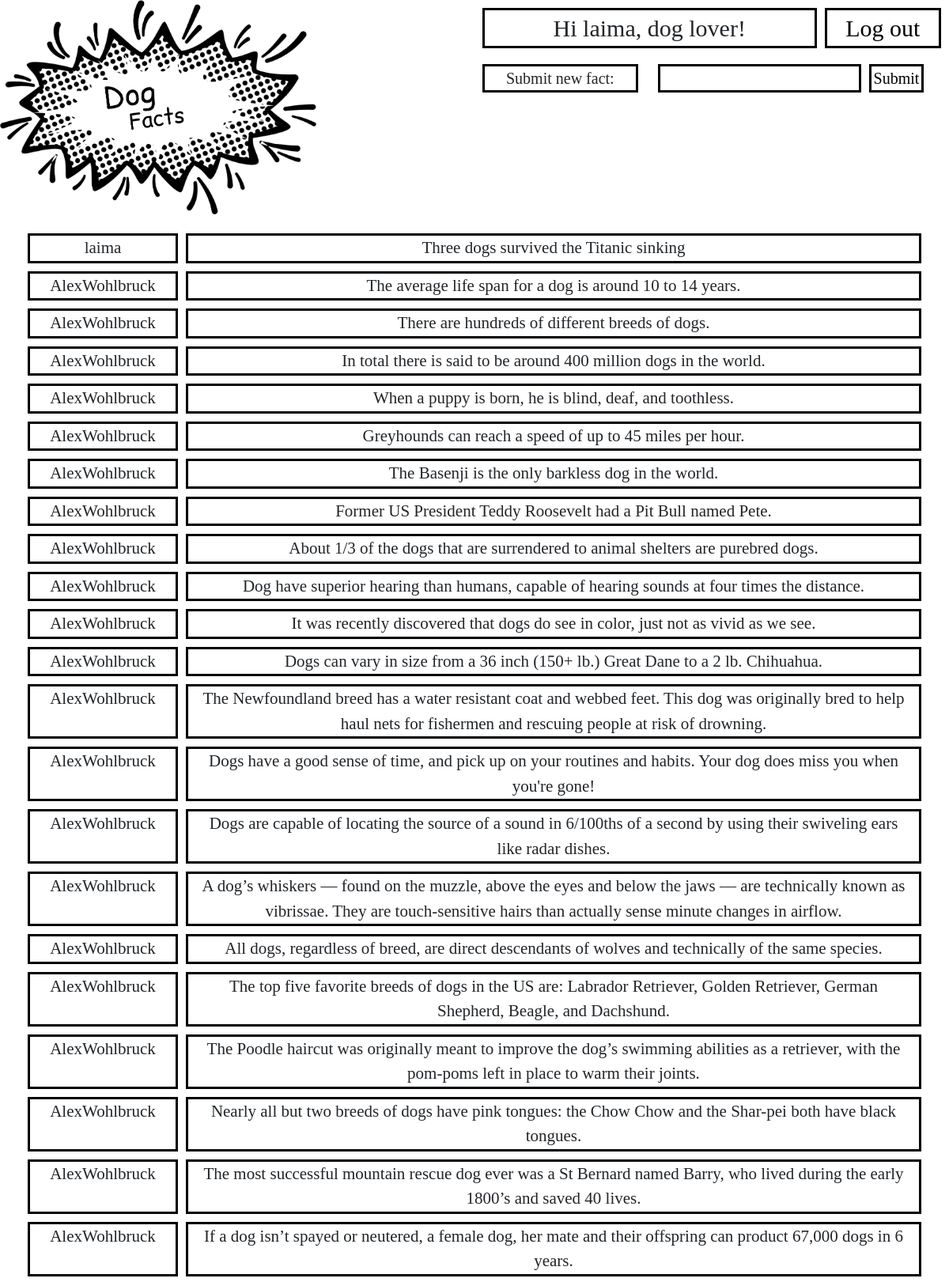
The app's page /facts (signed in, upper part) with its own data.
### facts/models.py (models this page shows, shortened)
class Fact(models.Model):
    text = models.TextField()
    DOG = "Dog"
    types = [(DOG, "dog"),]
    type = models.CharField(choices=types, default=DOG, max_length=255)
    user = models.ForeignKey(get_user_model(), on_delete=models.CASCADE)

### facts/views.py (the view)
# urls.py: path('facts', morefacts, name='morefacts'),
def morefacts(request):
    all_facts = Fact.objects.all().order_by('-id')
    context = {
        'facts':all_facts,
    }
    return render(request, 'facts.html', context)

### templates/facts.html (shortened to what this page needs)
{% extends 'base.html' %}
{% block content %}
    <div class="container" style="margin-top:30px;">
        {% for fact in facts %}
        <div class="row">
            <div class="col-2" style="margin:5px; border: 3px solid black; background-color:white; text-align:center">
                <p style="margin: auto; font-size:21px">{{fact.user}}</p>
            </div>
            <div class="col" style="margin:5px; border: 3px solid black; background-color:white; text-align:center">
                <p style="margin: auto; font-size:21px">{{fact.text}}</p>
            </div>
        </div>
        {% endfor %}
    </div>
{% endblock content %}

### templates/base.html (shortened to what this page needs)
<!DOCTYPE html>
{% load static %}
<html>
    <head>
        <link href="{% static 'bootstrap-4.4.1-dist/css/bootstrap.css' %}" rel="stylesheet">
        <link href="{% static 'css/base.css' %}" rel="stylesheet">
        <body >
            <div class="container logo-container" id="logo-container">
                <div class="row logo-row" id="logo-row">
                    <div class="col logo-col" id="logo-col">
                        <img id="logo-image" src="{% static 'facts/logo-new.png' %}" onclick="onClickLogoImage()">
                    </div>
                    <div class="col d-none" id="welcome-col">
                        {% if user.is_authenticated %}
                        <div class="row" style="margin-top:2%; margin:0px; padding:5px;">
                            <div class="col" style="margin:5px; border: 3px solid black; background-color:white;">
                                <p id="welcome" style="text-align:center; margin:0px;">Hi {{ user.username }}, dog lover!</p>
                            </div>
                            <div class="col-3" style="margin: 5px; border: 3px solid black; background-color:white;">
                                <p id="log-out-button" style="margin:0px;"><a href="{% url 'logout' %}">Log out</a></p>
                            </div>
                        </div>
                        <div class="row" style="margin-top: 2%; margin:0px; padding:5px;">
                            <div class="col-4" style="margin: 5px; border: 3px solid black; background-color:white;">
                                <p id="welcome" style="margin:0px; text-align:center; font-size: 20px;">Submit new fact:</p>
                            </div>
                            <div class="col" style="margin: 5px;">
                                <form action="{% url 'addFact' %}" style="margin:0px; padding:0px; font-size: 20px;" method="POST">
                                        <input type="text" name="new_fact" id="new_fact" autocomplete="off" style="width:75%; border:3px solid black; margin:0px; margin-right:5px; padding:0px; font-size: 20px;" required>
                                        <button type="submit" style="width:20%; border:3px solid black; margin:0px; padding:0px; background-color:white; text-align:center; font-size: 20px;">Submit</button>
                                </form>
                            </div>
                        </div>
                        {% endif %}
                    </div>
                </div>
            </div>
            <main>
                {% block content %}
                {% endblock content %}
            </main>
        </body>
    </head>
</html>

### static/css/base.css (style rules this page uses)
body { font-family: SequentialistBB, cursive; font-size: 2.5vw; }

### records on screen
Fact: user "laima", text "Three dogs survived the Titanic sinking"
Fact: user "AlexWohlbruck", text "The average life span for a dog is around 10 to 14 years."
Fact: user "AlexWohlbruck", text "There are hundreds of different breeds of dogs."
Fact: user "AlexWohlbruck", text "In total there is said to be around 400 million dogs in the world."
Fact: user "AlexWohlbruck", text "When a puppy is born, he is blind, deaf, and toothless."
Fact: user "AlexWohlbruck", text "Greyhounds can reach a speed of up to 45 miles per hour."
Fact: user "AlexWohlbruck", text "The Basenji is the only barkless dog in the world."
Fact: user "AlexWohlbruck", text "Former US President Teddy Roosevelt had a Pit Bull named Pete."
Fact: user "AlexWohlbruck", text "About 1/3 of the dogs that are surrendered to animal shelters are purebred dogs."
Fact: user "AlexWohlbruck", text "Dog have superior hearing than humans, capable of hearing sounds at four times the distance."
Fact: user "AlexWohlbruck", text "It was recently discovered that dogs do see in color, just not as vivid as we see."
Fact: user "AlexWohlbruck", text "Dogs can vary in size from a 36 inch (150+ lb.) Great Dane to a 2 lb. Chihuahua."
Fact: user "AlexWohlbruck", text "The Newfoundland breed has a water resistant coat and webbed feet. This dog was originally bred to help haul nets for fishermen and rescuing people at risk of drowning."
Fact: user "AlexWohlbruck", text "Dogs have a good sense of time, and pick up on your routines and habits. Your dog does miss you when you're gone!"
Fact: user "AlexWohlbruck", text "Dogs are capable of locating the source of a sound in 6/100ths of a second by using their swiveling ears like radar dishes."
Fact: user "AlexWohlbruck", text "A dog’s whiskers — found on the muzzle, above the eyes and below the jaws — are technically known as vibrissae. They are touch-sensitive hairs than actually sense minute changes in airflow."
Fact: user "AlexWohlbruck", text "All dogs, regardless of breed, are direct descendants of wolves and technically of the same species."
Fact: user "AlexWohlbruck", text "The top five favorite breeds of dogs in the US are: Labrador Retriever, Golden Retriever, German Shepherd, Beagle, and Dachshund."
Fact: user "AlexWohlbruck", text "The Poodle haircut was originally meant to improve the dog’s swimming abilities as a retriever, with the pom-poms left in place to warm their joints."
Fact: user "AlexWohlbruck", text "Nearly all but two breeds of dogs have pink tongues: the Chow Chow and the Shar-pei both have black tongues."
Fact: user "AlexWohlbruck", text "The most successful mountain rescue dog ever was a St Bernard named Barry, who lived during the early 1800’s and saved 40 lives."
Fact: user "AlexWohlbruck", text "If a dog isn’t spayed or neutered, a female dog, her mate and their offspring can product 67,000 dogs in 6 years."

### other values on screen
{{ user.username }} "laima"
